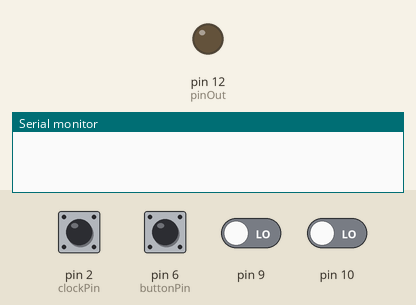
Recording of a sketch running on a simulated Arduino Uno, built with avr-gcc and run on an emulated ATmega328P. On the bench: output pins drawn as LEDs (lit = HIGH), the last lines printed to the serial monitor. Inputs (shaded band) come from the test bench; at power-on: pin 6 (buttonPin) HIGH, pin 2 (clockPin), pin 9, pin 10 LOW.

Above: at 1.2 s.
1.3 s: pin 6 (buttonPin) pulled LOW for 0.15 s
2.9 s: pin 2 (clockPin) pulsed HIGH 5 times (0.12 s each, 0.3 s apart)
At 4.01 s:
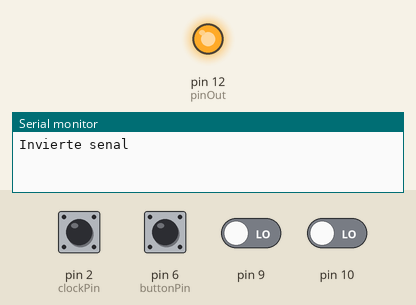
Timing chart, 0 to 5.9 s (numbered marks = the images above; inputs shaded):
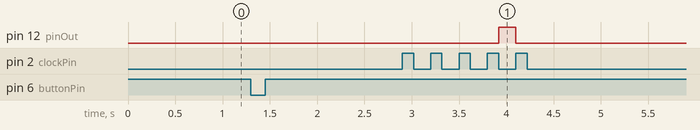

Measured:
- after the input at 2.9 s, pin 12 (pinOut): LOW → HIGH after 1.0 s, → LOW 0.18 s later

The sketch:

EncoderV1.ino
```cpp
#include "encoder.h"
#include "state.h"
#include "divider.h"
#include "button.h"
#include "alesadora.h"

class DataSheet {
  public:
    int clockPin = 2;
    int channelClock = 9;
    int channelData = 10;
    int pinIn = clockPin;
    int pinOut = 12;
    int buttonPin = 6;
    double divisor = 4.0;
} ds;

Button boton1;
Alesadora alesadora;
State state1;
Encoder encoder1;

void conectarDivisorAlReloj() {
  alesadora.setInput(state1.getOutput());
}


void cambiarPulsoPendiente(int delta) {
     alesadora.pulsosPendientes += delta*100;
}

void establecerDivisor() {
  int value = encoder1.getValue();
  Serial.println(value);
  alesadora.setDivisor(1.0 / value);
}

void resetearDivisor() {
  encoder1.setValue(ds.divisor);
}

void invertirSenal() {
   Serial.println("Invierte senal");
  state1.setInverted(!state1.getInverted());
}

void setup() {
  Serial.begin(9600);
  state1.inputPin(ds.pinIn);
  state1.onOutputChanged(conectarDivisorAlReloj);

  boton1.setPin(ds.buttonPin);
  boton1.onShortClick(invertirSenal);
  boton1.onLongClick(resetearDivisor);

  encoder1.clockPin(ds.channelClock);
  encoder1.dataPin(ds.channelData);
  encoder1.setMin(1.0);
  encoder1.setMax(10.0);
  encoder1.setStep(2.0);
  //encoder1.onValueChanged(establecerDivisor);
  encoder1.onPulse(cambiarPulsoPendiente);
  resetearDivisor();

  alesadora.outputPin(ds.pinOut);
  alesadora.setDivisor(1.0 / ds.divisor);
  attachInterrupt(digitalPinToInterrupt(ds.clockPin), tick, CHANGE);
}

void loop() {
  encoder1.loop();
  boton1.loop();
}

void tick() {
  state1.loop();
}
```

alesadora.cpp
```cpp
#include "alesadora.h"

void Alesadora::setDivisor(double divisor) {
  this->divisor = divisor;
  this->c = 0;
}

void Alesadora::onInputChanged(int value) {
  if (value) {
    c += divisor;
    if (c >= 1) {
      if (pulsosPendientes < 0) {
        pulsosPendientes++;
      } else {
        setOutput(HIGH);
      }
      hayEspacioParaPulsoPendiente = true;
      c -= 1;
    } else {
      if (hayEspacioParaPulsoPendiente && pulsosPendientes > 0) {
        setOutput(HIGH);
        pulsosPendientes--;
      } else {
        //setOutput(LOW);
      }
      hayEspacioParaPulsoPendiente = false;
    }
  } else {
    setOutput(LOW);
  }
}
```

alesadora.h
```cpp
#ifndef alesadora_h
#define alesadora_h

#include "Arduino.h"
#include "state.h"

class Alesadora : public State {
  public:
    void setDivisor(double value);
    int pulsosPendientes;
  private:
    double divisor;
    double c;
    bool hayEspacioParaPulsoPendiente;
  protected:
    void virtual onInputChanged(int value);
};


#endif
```

button.cpp
```cpp
#include "button.h"

void Button::setPin(int pin) {
  this->pin = pin;
  pinMode(this->pin, INPUT_PULLUP);
  this->state = HIGH;
}

void Button::onShortClick(void callback()){
   this->onShortClickCallback = callback;
}

void Button::onLongClick(void callback()){
   this->onLongClickCallback = callback;
}

void Button::onShortClick(){}
void Button::onLongClick(){}

void Button::loop() {
  int prevState = state;
  state = digitalRead(pin);
  if (prevState == HIGH && state == LOW) {
    buttonDownMs = millis();
  }
  else if (prevState == LOW && state == HIGH) {
    if (millis() - buttonDownMs < 20) {
      // ignore this for debounce
    }
    else if (millis() - buttonDownMs < 250) {
      // short click
      this->onShortClick();
      if (onShortClickCallback) {
        this->onShortClickCallback();
      }
    }
    else  {
      // long click
      this->onLongClick();
      if (onLongClickCallback) {
        this->onLongClickCallback();
      }
    }
  }

}
```

button.h
```cpp
#ifndef button_h
#define button_h

#include "Arduino.h"
#include "state.h"

class Button  {
  public:
    void setPin(int pin);
    void loop();
    void onShortClick(void callback());
    void onLongClick(void callback());
  private:
    int pin;
    int state;
    unsigned long buttonDownMs;
    void (*onShortClickCallback)();
    void (*onLongClickCallback)();
  protected:
    void virtual onShortClick();
    void virtual onLongClick();

};


#endif
```

divider.cpp
```cpp
#include "divider.h"

void Divider::setDivisor(double divisor) {
  this->divisor = divisor;
  this->c = 0;
}

void Divider::onInputChanged(int value) {
  if (value) {
    c += divisor;
    if (c >= 1) {
      setOutput(HIGH);
      c -= 1;
    } else {
      setOutput(LOW);
    }
  } else {
    setOutput(LOW);
  }
}
```

divider.h
```cpp
#ifndef divider_h
#define divider_h

#include "Arduino.h"
#include "state.h"

class Divider : public State {
  public:
    void setDivisor(double value);
  private:
    double divisor;
    double c;
  protected:
    void virtual onInputChanged(int value);
};


#endif
```

encoder.cpp
```cpp
#include "encoder.h"

void Encoder::clockPin(int pin) {
  this->clock = pin;
  pinMode(this->clock, INPUT);
}

void Encoder::dataPin(int pin) {
  this->data = pin;
  pinMode(this->data, INPUT);
}

void Encoder::onValueChanged(void callback()) {
  this->onValueChangedCallback = callback;
}

void Encoder::onPulse(void callback(int direction)) {
  this->onPulseCallback = callback;
}


void Encoder::loop() {
  stateChannelClock = digitalRead(clock);
  stateChannelData = digitalRead(data);
  if (stateChannelClock != prevStateChannelClock)
  {
    if (stateChannelClock == stateChannelData)
    {
      onPulse(-1);
      if (onPulseCallback) {
        onPulseCallback(-1);
      }
      setValue(value - step);
    }
    else
    {
      onPulse(1);
      if (onPulseCallback) {
        onPulseCallback(1);
      }
      setValue(value + step);
    }
  }
  prevStateChannelClock = stateChannelClock;
}

double Encoder::getValue() {
  return this->value;
}

void Encoder::setValue(double newValue) {
  if (newValue < min) newValue = min;
  if (newValue > max) newValue = max;

  if (value != newValue) {
    this->value = newValue;
    onValueChanged(newValue);
    if (onValueChangedCallback) {
      onValueChangedCallback();
    }
  }
}

void Encoder::onPulse(int direction) {

}

void Encoder::onValueChanged(double value) {

}

void  Encoder::setMin(double minValue) {
  this->min = minValue;
}
void  Encoder::setMax(double maxValue) {
  this->max = maxValue;
}
void  Encoder::setStep(double stepValue) {
  this->step = stepValue;
}


//void Encoder::onChanged(int value) {
//Serial.println(value > 0 ? "++" : "--");
//}
```

encoder.h
```cpp
#ifndef encoder_h
#define encoder_h

#include "Arduino.h"
class Encoder {

  public:
    void clockPin(int pin);
    void dataPin(int pin);
    void loop();
    double getValue();
    void setValue(double newValue);
    void setMin(double minValue);
    void setMax(double maxValue);
    void setStep(double stepValue);
    void onValueChanged(void callback());
    void onPulse(void callback(int direction));


  protected:
    void virtual onPulse(int direction);
    void virtual onValueChanged(double value);
    void (*onValueChangedCallback)();
    void (*onPulseCallback)(int direction);

  private:
    int clock;
    int data;
    unsigned char stateChannelClock;
    unsigned char stateChannelData;
    unsigned char prevStateChannelClock = 0;
    double value;
    double min=0.0;
    double max=20.0;
    double step=1.0;
};

#endif
```

state.cpp
```cpp
#include "state.h"

void State::setInput(int newInputValue) {
  if (inputValue != newInputValue) {
    inputValue = newInputValue;
    onInputChanged(inputValue);
    if (onInputChangedCallback) {
      onInputChangedCallback();
    }
  }
}

void State::onInputChanged(int value) {
  //parece no ser el mejor lugar para hacer esto
  //setOutput(inverted ? !value : value);
  setOutput(value);
}

int State::getInput() {
  return inputValue;
}

void State::setOutput(int newOutputValue) {
  newOutputValue = inverted ? !newOutputValue : newOutputValue;

  if (outputValue != newOutputValue) {
    outputValue = newOutputValue;
    if (pin_out > -1) {
      digitalWrite(pin_out, outputValue);
    }
    onOutputChanged(outputValue);
    if (onOutputChangedCallback) {
      onOutputChangedCallback();
    }
  }
}

void State::onOutputChanged(int value) {

}

void State::setInverted(bool value) {
  this->inverted = value;
}
bool State::getInverted() {
  return this->inverted;
}


int State::getOutput() {
  return outputValue;
}

void State::inputPin(int pin) {
  pin_in = pin;
  pinMode(pin_in, INPUT);
}

void State::outputPin(int pin) {
  pin_out = pin;
  pinMode(pin_out, OUTPUT);
}

void State::onInputChanged(void callback()) {
  this->onInputChangedCallback = callback;
}

void State::onOutputChanged(void callback()) {
  this->onOutputChangedCallback = callback;
}


void State::loop() {
  if (pin_in > -1) {
    setInput(digitalRead(pin_in));
  }
}
```

state.h
```cpp
#ifndef state_h
#define state_h

#include "Arduino.h"

class State {
  public:
    void inputPin(int pin);
    void outputPin(int pin);
    void setInput(int value);
    int getOutput();
    void loop();
    void setInverted(bool value);
    bool getInverted();
    void onInputChanged(void callback());
    void onOutputChanged(void callback());

  protected:
    int getInput();
    void setOutput(int newOutputValue);
    void virtual onInputChanged(int value);
    void virtual onOutputChanged(int value);


  private:
    int pin_in = -1;
    int pin_out = -1;
    int inputValue = LOW;
    int outputValue = LOW;
    bool inverted = false;
    void (*onInputChangedCallback)();
    void (*onOutputChangedCallback)();
};

#endif
```
